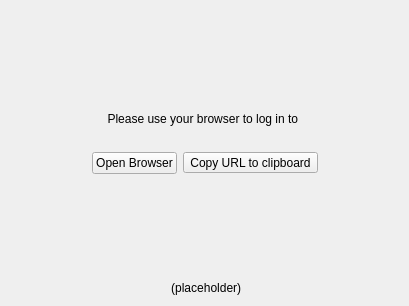
<?xml version="1.0" encoding="UTF-8"?>
<ui version="4.0">
 <class>OAuthCredentialsSetupWizardPage</class>
 <widget class="QWidget" name="OAuthCredentialsSetupWizardPage">
  <property name="geometry">
   <rect>
    <x>0</x>
    <y>0</y>
    <width>409</width>
    <height>306</height>
   </rect>
  </property>
  <property name="windowTitle">
   <string>Form</string>
  </property>
  <layout class="QVBoxLayout" name="verticalLayout">
   <item>
    <spacer name="verticalSpacer">
     <property name="orientation">
      <enum>Qt::Vertical</enum>
     </property>
     <property name="sizeType">
      <enum>QSizePolicy::MinimumExpanding</enum>
     </property>
     <property name="sizeHint" stdset="0">
      <size>
       <width>20</width>
       <height>20</height>
      </size>
     </property>
    </spacer>
   </item>
   <item>
    <widget class="QLabel" name="pleaseLogIntoLabel">
     <property name="text">
      <string notr="true">Please use your browser to log in to &lt;app name placeholder&gt;</string>
     </property>
     <property name="alignment">
      <set>Qt::AlignCenter</set>
     </property>
    </widget>
   </item>
   <item>
    <spacer name="verticalSpacer_3">
     <property name="orientation">
      <enum>Qt::Vertical</enum>
     </property>
     <property name="sizeType">
      <enum>QSizePolicy::Maximum</enum>
     </property>
     <property name="sizeHint" stdset="0">
      <size>
       <width>20</width>
       <height>20</height>
      </size>
     </property>
    </spacer>
   </item>
   <item>
    <layout class="QHBoxLayout" name="horizontalLayout">
     <item>
      <spacer name="horizontalSpacer">
       <property name="orientation">
        <enum>Qt::Horizontal</enum>
       </property>
       <property name="sizeHint" stdset="0">
        <size>
         <width>40</width>
         <height>20</height>
        </size>
       </property>
      </spacer>
     </item>
     <item>
      <widget class="QPushButton" name="openBrowserButton">
       <property name="text">
        <string>Open Browser</string>
       </property>
      </widget>
     </item>
     <item>
      <widget class="QToolButton" name="copyUrlToClipboardButton">
       <property name="text">
        <string>Copy URL to clipboard</string>
       </property>
       <property name="icon">
        <iconset resource="../../../../client.qrc">
         <normaloff>:/client/resources/light/clipboard.svg</normaloff>:/client/resources/light/clipboard.svg</iconset>
       </property>
       <property name="toolButtonStyle">
        <enum>Qt::ToolButtonTextBesideIcon</enum>
       </property>
      </widget>
     </item>
     <item>
      <spacer name="horizontalSpacer_2">
       <property name="orientation">
        <enum>Qt::Horizontal</enum>
       </property>
       <property name="sizeHint" stdset="0">
        <size>
         <width>40</width>
         <height>20</height>
        </size>
       </property>
      </spacer>
     </item>
    </layout>
   </item>
   <item>
    <spacer name="verticalSpacer_2">
     <property name="orientation">
      <enum>Qt::Vertical</enum>
     </property>
     <property name="sizeType">
      <enum>QSizePolicy::MinimumExpanding</enum>
     </property>
     <property name="sizeHint" stdset="0">
      <size>
       <width>20</width>
       <height>20</height>
      </size>
     </property>
    </spacer>
   </item>
   <item>
    <widget class="QLabel" name="urlLabel">
     <property name="text">
      <string notr="true">&lt;server URL&gt; (placeholder)</string>
     </property>
     <property name="alignment">
      <set>Qt::AlignCenter</set>
     </property>
    </widget>
   </item>
  </layout>
 </widget>
 <resources>
  <include location="../../../../client.qrc"/>
 </resources>
 <connections/>
</ui>
